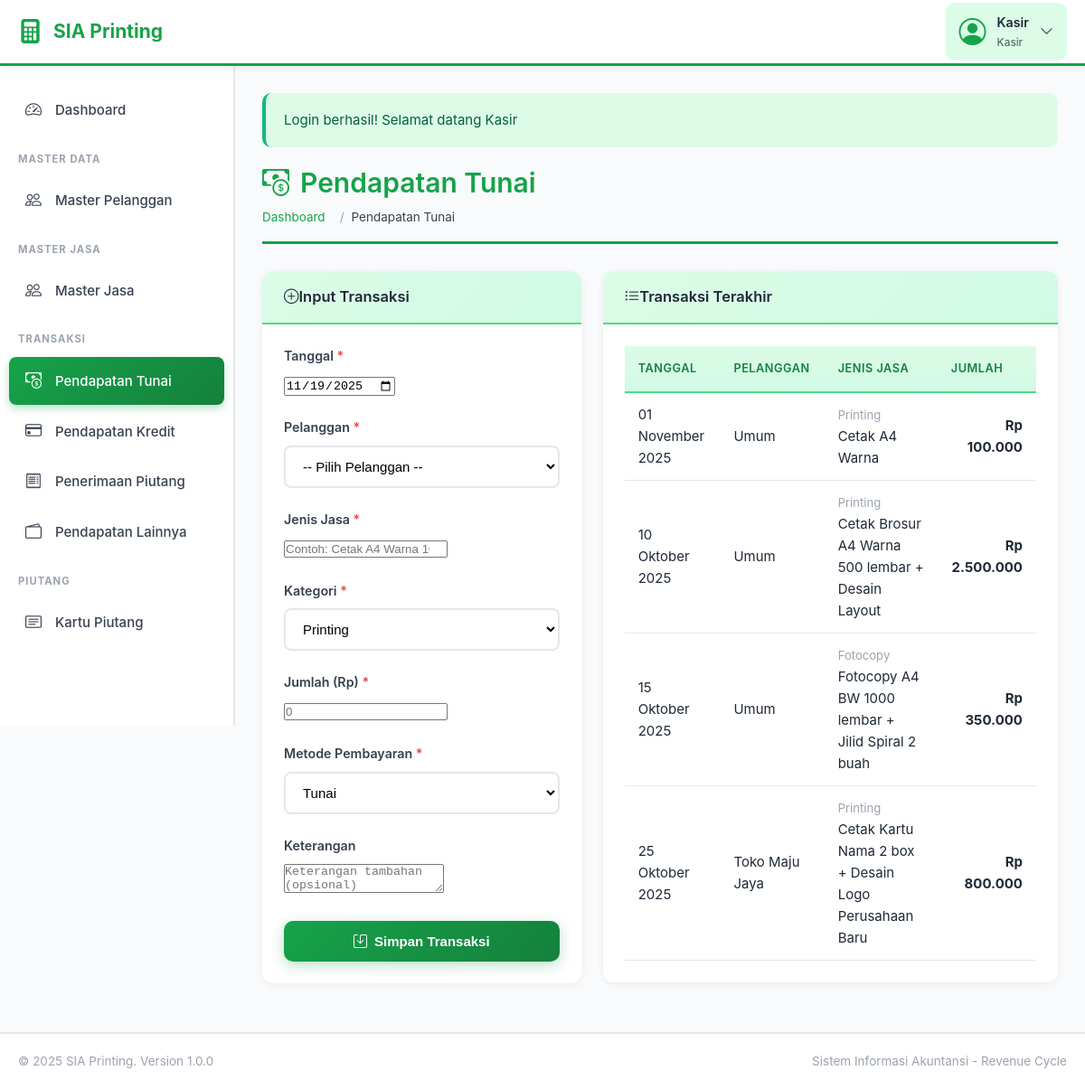
/pendapatan-tunai.php (signed in), run on an earlier commit of the app's database.
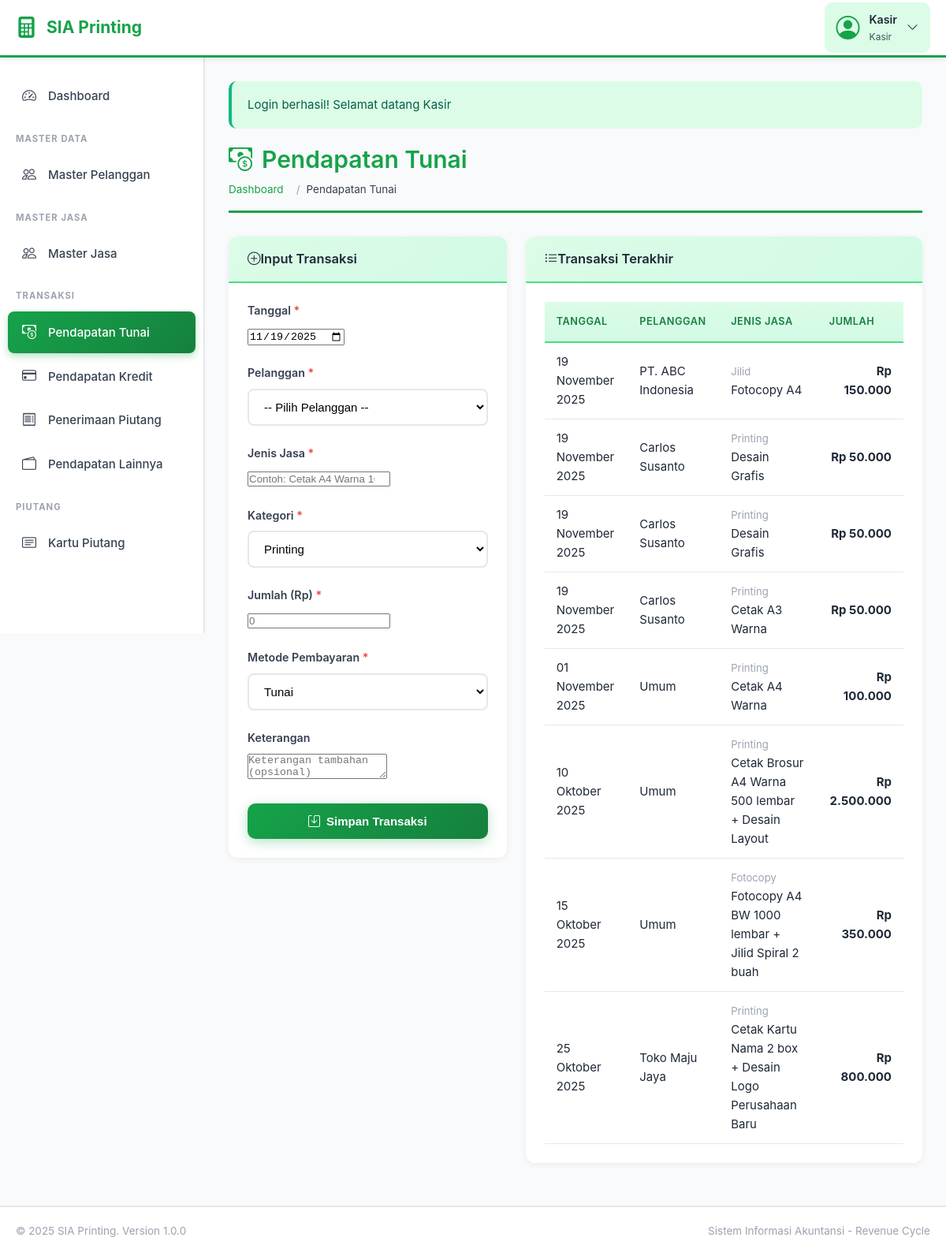
And on a later commit of the database.
### tables this page shows
CREATE TABLE `transaksi_pendapatan` (
  `id_transaksi` int(11) NOT NULL,
  `tanggal` date NOT NULL,
  `id_pelanggan` int(11) DEFAULT NULL,
  `jenis_jasa` varchar(100) NOT NULL,
  `kategori` varchar(50) NOT NULL,
  `jumlah` decimal(15,2) NOT NULL,
  `metode_pembayaran` varchar(50) NOT NULL,
  `keterangan` text DEFAULT NULL,
  `created_by` int(11) DEFAULT NULL,
  `created_at` timestamp NOT NULL DEFAULT current_timestamp()
);

CREATE TABLE `master_pelanggan` (
  `id_pelanggan` int(11) NOT NULL,
  `nama_pelanggan` varchar(100) NOT NULL,
  `alamat` text DEFAULT NULL,
  `telepon` varchar(20) DEFAULT NULL,
  `email` varchar(100) DEFAULT NULL,
  `created_at` timestamp NOT NULL DEFAULT current_timestamp()
);

### pendapatan-tunai.php (the view, shortened to what this page needs)
<?php
require_once 'config.php';
$current_page = 'pendapatan-tunai';
$recent = $conn->query("SELECT tp.*, mp.nama_pelanggan
                        FROM transaksi_pendapatan tp
                        LEFT JOIN master_pelanggan mp ON tp.id_pelanggan = mp.id_pelanggan
                        ORDER BY tp.created_at DESC LIMIT 10");
include 'includes/header.php';
?>
<div class="page-title">
    <h1><i class="bi bi-cash-coin me-2"></i>Pendapatan Tunai</h1>
    <nav aria-label="breadcrumb">
        <ol class="breadcrumb">
            <li class="breadcrumb-item"><a href="dashboard.php">Dashboard</a></li>
            <li class="breadcrumb-item active">Pendapatan Tunai</li>
        </ol>
    </nav>
</div>
<div class="row">
    <div class="col-lg-5">
        <div class="card">
            <div class="card-header">
                <h5 class="mb-0"><i class="bi bi-plus-circle me-2"></i>Input Transaksi</h5>
            </div>
            <div class="card-body">
                <form method="POST" action="">
                    <div class="mb-3">
                        <label class="form-label">Tanggal <span class="text-danger">*</span></label>
                        <input type="date" name="tanggal" class="form-control"
                               value="<?php echo date('Y-m-d'); ?>" required>
                    </div>
                    <div class="mb-3">
                        <label class="form-label">Pelanggan <span class="text-danger">*</span></label>
                        <select name="id_pelanggan" class="form-select" required>
                            <option value="">-- Pilih Pelanggan --</option>
                        </select>
                    </div>
                    <div class="mb-3">
                        <label class="form-label">Jenis Jasa <span class="text-danger">*</span></label>
                        <input type="text" name="jenis_jasa" class="form-control"
                               placeholder="Contoh: Cetak A4 Warna 100 lembar" required
                               list="jasa-list">
                    </div>
                    <div class="mb-3">
                        <label class="form-label">Kategori <span class="text-danger">*</span></label>
                        <select name="kategori" class="form-select" required>
                            <option value="Printing">Printing</option>
                        </select>
                    </div>
                    <div class="mb-3">
                        <label class="form-label">Jumlah (Rp) <span class="text-danger">*</span></label>
                        <input type="text" name="jumlah" class="form-control"
                               placeholder="0" required min="0" step="100">
                    </div>
                    <div class="mb-3">
                        <label class="form-label">Metode Pembayaran <span class="text-danger">*</span></label>
                        <select name="metode_pembayaran" class="form-select" required>
                            <option value="Tunai">Tunai</option>
                        </select>
                    </div>
                    <div class="mb-3">
                        <label class="form-label">Keterangan</label>
                        <textarea name="keterangan" class="form-control" rows="2"
                                  placeholder="Keterangan tambahan (opsional)"></textarea>
                    </div>
                    <button type="submit" class="btn btn-primary w-100">
                        <i class="bi bi-save me-2"></i>Simpan Transaksi
                    </button>
                </form>
            </div>
        </div>
    </div>
    <div class="col-lg-7">
        <div class="card">
            <div class="card-header">
                <h5 class="mb-0"><i class="bi bi-list-ul me-2"></i>Transaksi Terakhir</h5>
            </div>
            <div class="card-body">
                <div class="table-responsive">
                    <table class="table table-hover">
                        <thead>
                            <tr>
                                <th>Tanggal</th>
                                <th>Pelanggan</th>
                                <th>Jenis Jasa</th>
                                <th class="text-end">Jumlah</th>
                            </tr>
                        </thead>
                        <tbody>
                            <?php if ($recent->num_rows > 0): ?>
                                <?php while ($row = $recent->fetch_assoc()): ?>
                                    <tr>
                                        <td><?php echo format_tanggal($row['tanggal']); ?></td>
                                        <td><?php echo $row['nama_pelanggan']; ?></td>
                                        <td>
                                            <small class="text-muted"><?php echo $row['kategori']; ?></small><br>
                                            <?php echo $row['jenis_jasa']; ?>
                                        </td>
                                        <td class="text-end fw-bold">
                                            <?php echo format_rupiah($row['jumlah']); ?>
                                        </td>
                                    </tr>
                                <?php endwhile; ?>
                            <?php endif; ?>
                        </tbody>
                    </table>
                </div>
            </div>
        </div>
    </div>
</div>
<?php include 'includes/footer.php'; ?>

### includes/header.php (shortened to what this page needs)
<!DOCTYPE html>
<html lang="id">
<head>
    <link rel="stylesheet" href="https://cdn.jsdelivr.net/npm/bootstrap-icons@1.11.4/font/bootstrap-icons.css">
    <link rel="stylesheet" href="assets/css/style.css">
</head>
<body>
    <nav class="navbar">
        <div class="navbar-container">
            <a href="dashboard.php" class="navbar-brand">
                <i class="bi bi-calculator-fill"></i>
                <span><?php echo APP_NAME; ?></span>
            </a>
            <div class="navbar-menu">
                <div class="navbar-user" onclick="toggleDropdown()">
                    <i class="bi bi-person-circle navbar-user-icon"></i>
                    <div class="navbar-user-info">
                        <div class="navbar-user-name"><?php echo $_SESSION['nama']; ?></div>
                        <div class="navbar-user-role"><?php echo ucfirst($_SESSION['user_role']); ?></div>
                    </div>
                    <i class="bi bi-chevron-down"></i>
                </div>
            </div>
        </div>
    </nav>
    <div class="main-container">
        <aside class="sidebar">
            <ul class="sidebar-menu">
                <li class="sidebar-item">
                    <a class="sidebar-link <?php echo ($current_page == 'dashboard') ? 'active' : ''; ?>"
                       href="dashboard.php">
                        <i class="bi bi-speedometer2"></i>
                        <span>Dashboard</span>
                    </a>
                </li>
                <?php if ($_SESSION['user_role'] == 'kasir'): ?>
                    <li class="sidebar-heading">MASTER DATA</li>
                    <li class="sidebar-item">
                        <a class="sidebar-link <?php echo ($current_page == 'master-pelanggan') ? 'active' : ''; ?>"
                           href="master-pelanggan.php">
                            <i class="bi bi-people"></i>
                            <span>Master Pelanggan</span>
                        </a>
                    </li>
                    <li class="sidebar-heading">MASTER JASA</li>
                    <li class="sidebar-item">
                        <a class="sidebar-link <?php echo ($current_page == 'master-jasa') ? 'active' : ''; ?>"
                           href="master-jasa.php">
                            <i class="bi bi-people"></i>
                            <span>Master Jasa</span>
                        </a>
                    </li>
                    <li class="sidebar-heading">TRANSAKSI</li>
                    <li class="sidebar-item">
                        <a class="sidebar-link <?php echo ($current_page == 'pendapatan-tunai') ? 'active' : ''; ?>"
                           href="pendapatan-tunai.php">
                            <i class="bi bi-cash-coin"></i>
                            <span>Pendapatan Tunai</span>
                        </a>
                    </li>
                    <li class="sidebar-item">
                        <a class="sidebar-link <?php echo ($current_page == 'pendapatan-kredit') ? 'active' : ''; ?>"
                           href="pendapatan-kredit.php">
                            <i class="bi bi-credit-card"></i>
                            <span>Pendapatan Kredit</span>
                        </a>
                    </li>
                    <li class="sidebar-item">
                        <a class="sidebar-link <?php echo ($current_page == 'penerimaan-piutang') ? 'active' : ''; ?>"
                           href="penerimaan-piutang.php">
                            <i class="bi bi-receipt"></i>
                            <span>Penerimaan Piutang</span>
                        </a>
                    </li>
                    <li class="sidebar-item">
                        <a class="sidebar-link <?php echo ($current_page == 'pendapatan-lainnya') ? 'active' : ''; ?>"
                           href="pendapatan-lainnya.php">
                            <i class="bi bi-wallet2"></i>
                            <span>Pendapatan Lainnya</span>
                        </a>
                    </li>
                    <li class="sidebar-heading">PIUTANG</li>
                    <li class="sidebar-item">
                        <a class="sidebar-link <?php echo ($current_page == 'kartu-piutang') ? 'active' : ''; ?>"
                           href="kartu-piutang.php">
                            <i class="bi bi-card-text"></i>
                            <span>Kartu Piutang</span>
                        </a>
                    </li>
                <?php endif; ?>
            </ul>
        </aside>
        <main class="main-content">
            <?php show_alert(); ?>

### config.php (shortened to what this page needs)
<?php
function show_alert() {
    if (isset($_SESSION['alert'])) {
        $alert = $_SESSION['alert'];
        $alertClass = 'alert-' . $alert['type'];
        echo '<div class="alert ' . $alertClass . ' alert-dismissible fade show" role="alert">
                ' . htmlspecialchars($alert['message']) . '
                <button type="button" class="btn-close" data-bs-dismiss="alert"></button>
              </div>';
    }
}
function format_rupiah($angka) {
    return 'Rp ' . number_format($angka, 0, ',', '.');
}
function format_tanggal($tanggal) {
    $bulan = array(
        1 => 'Januari', 'Februari', 'Maret', 'April', 'Mei', 'Juni',
        'Juli', 'Agustus', 'September', 'Oktober', 'November', 'Desember'
    );
    $pecah = explode('-', $tanggal);
    return $pecah[2] . ' ' . $bulan[(int)$pecah[1]] . ' ' . $pecah[0];
}
?>

### includes/footer.php (shortened to what this page needs)
</main>
    </div>
    <footer class="footer">
        <div style="display: flex; justify-content: space-between; align-items: center; max-width: 1400px; margin: 0 auto; flex-wrap: wrap; gap: 10px;">
            <div style="text-align: left;">
                &copy; <?php echo date('Y'); ?> <?php echo APP_NAME; ?>. Version <?php echo APP_VERSION; ?>
            </div>
            <div style="text-align: right;">
                Sistem Informasi Akuntansi - Revenue Cycle
            </div>
        </div>
    </footer>
</body>
</html>

What changed in the data, as far as the page shows it:
added transaksi_pendapatan: tanggal "19 November 2025", id_pelanggan.nama_pelanggan "PT. ABC Indonesia", kategori "Jilid", jenis_jasa "Fotocopy A4", jumlah "Rp 150.000"
added transaksi_pendapatan: tanggal "19 November 2025", id_pelanggan.nama_pelanggan "Carlos Susanto", kategori "Printing", jenis_jasa "Desain Grafis", jumlah "Rp 50.000"
added transaksi_pendapatan: tanggal "19 November 2025", id_pelanggan.nama_pelanggan "Carlos Susanto", kategori "Printing", jenis_jasa "Desain Grafis", jumlah "Rp 50.000"
added transaksi_pendapatan: tanggal "19 November 2025", id_pelanggan.nama_pelanggan "Carlos Susanto", kategori "Printing", jenis_jasa "Cetak A3 Warna", jumlah "Rp 50.000"
